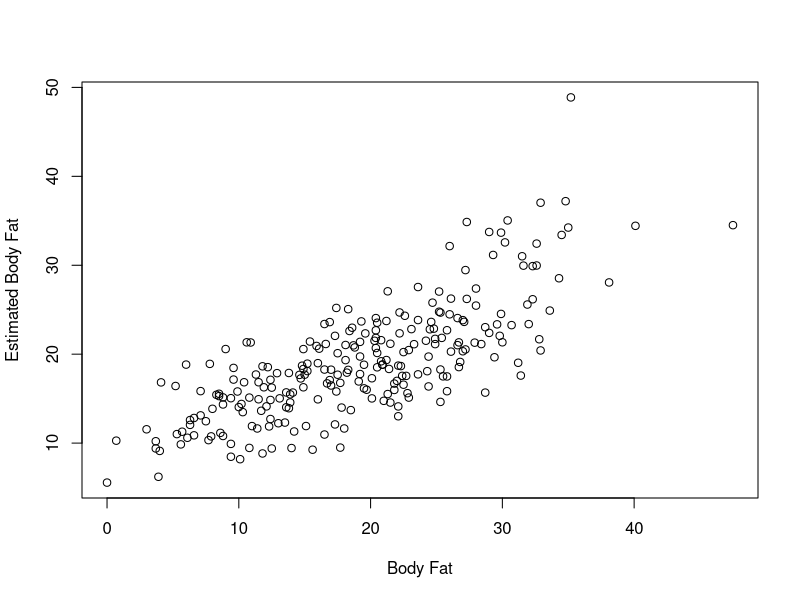

Recreate this plot in R.
bodyfat <- read.csv("Data/bodyfat.csv")
names(bodyfat)

fit <- lm(BodyFat ~ Age + Weight + Chest + Wrist + BMI, data=bodyfat)
summary(fit)
coef(fit)

pdf("images/chapter_8/fitbodyfat.pdf", width=6, height=4)
plot(bodyfat$BodyFat, fit$fitted.values, xlab="Body Fat",
     ylab="Estimated Body Fat")
dev.off()

print(fit)

print(10)
